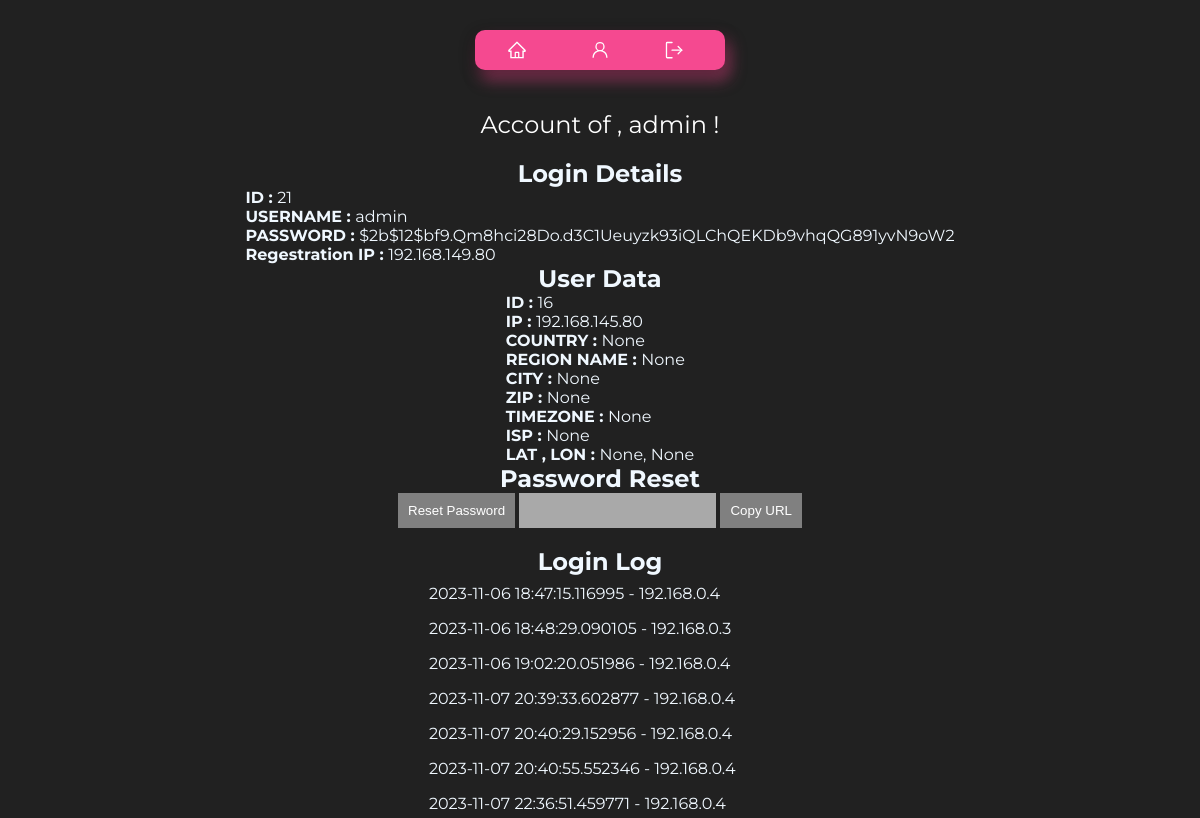
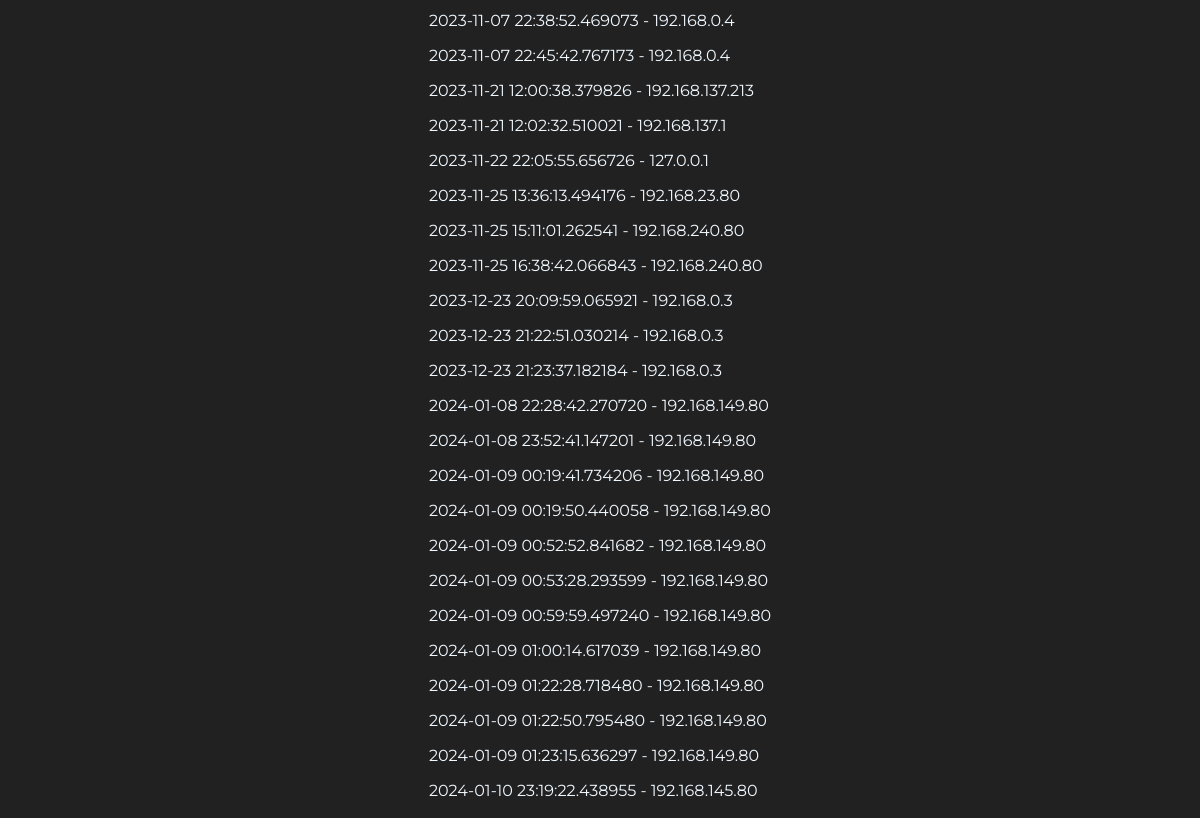
/admin (signed in), run on an earlier commit of the app's database (2 pictures, top to bottom).
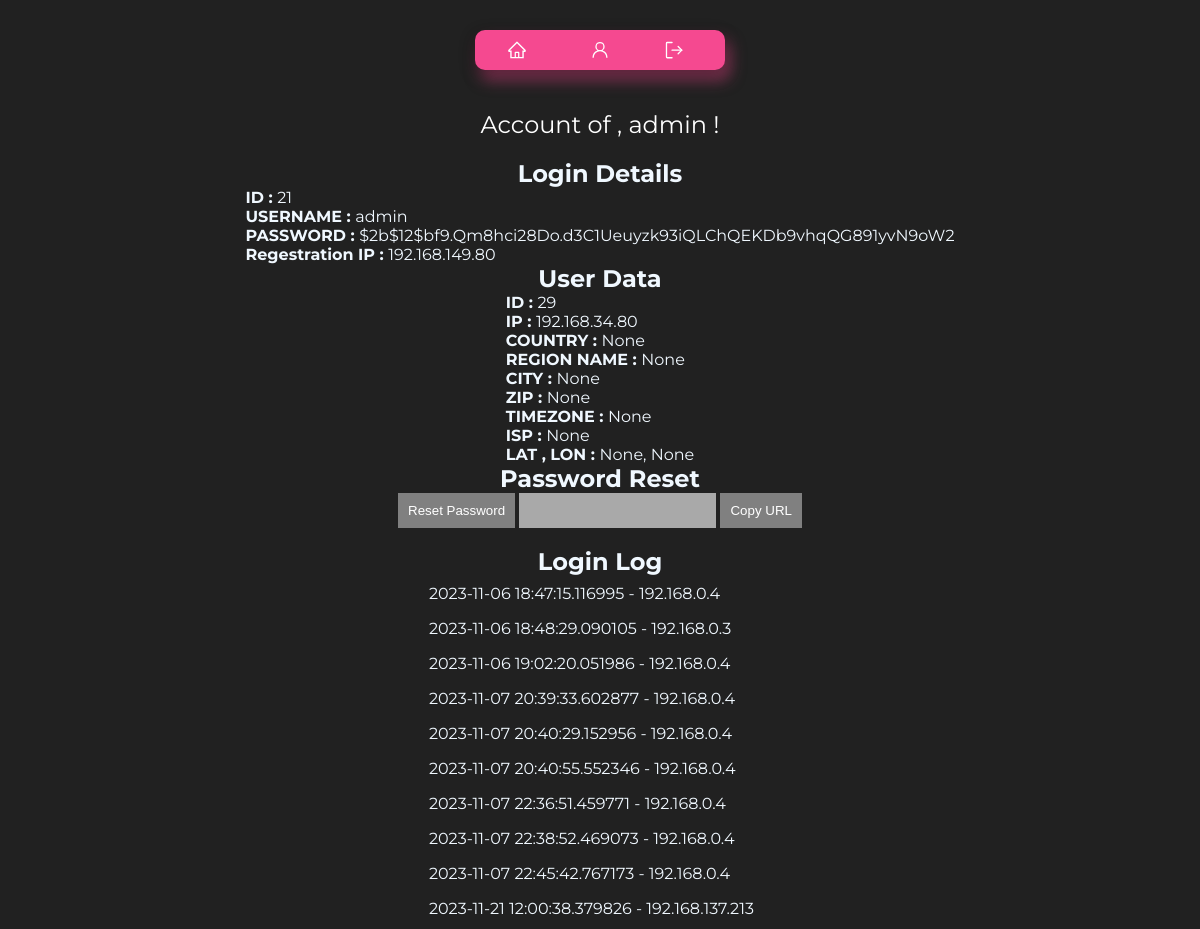
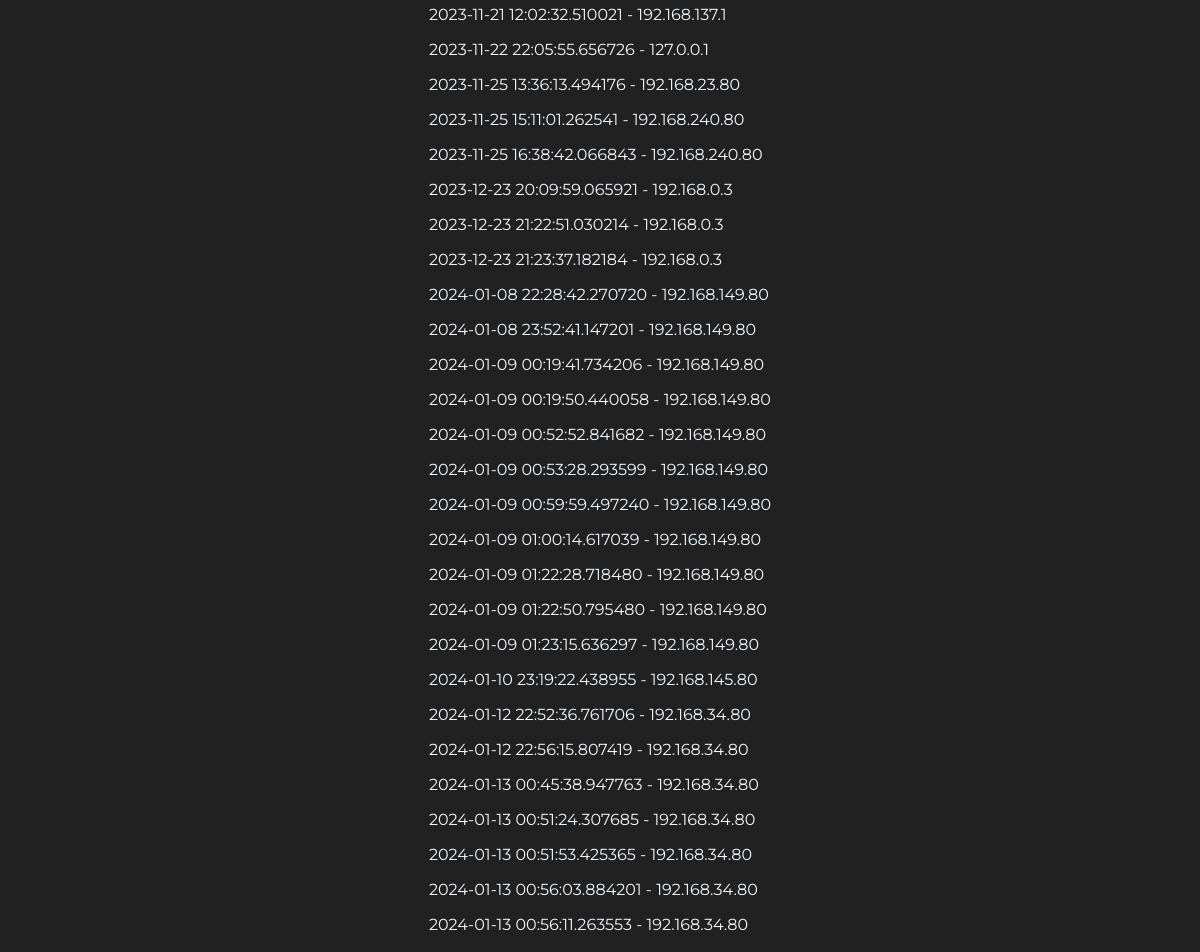
And on a later commit of the database (2 pictures, top to bottom).
### tables this page shows
CREATE TABLE users (
        id INTEGER PRIMARY KEY,
        username TEXT UNIQUE,
        password TEXT,
        ip TEXT
    );

CREATE TABLE userData (
        id INTEGER PRIMARY KEY,
        username TEXT,
        ip TEXT,
        country TEXT,
        regionname TEXT,
        city TEXT,
        zip TEXT, 
        lat TEXT,
        lon TEXT,
        timezone TEXT,
        isp TEXT
    );

CREATE TABLE loginLog (
        id INTEGER PRIMARY KEY,
        username TEXT,
        ip TEXT,
        timestamp TIMESTAMP DEFAULT CURRENT_TIMESTAMP
    );

### main.py (the view)
@app.route('/<string:username>', methods=['GET'])
def user(username):
    nonce = secrets.token_hex(8)
    if 'username' in session:
        logged_in_username = session['username']
        if logged_in_username == 'admin':
            csp_header['script-src'] = f"'self' 'nonce-{nonce}'"
            username = sanitize_input(username)
            liked_meals = get_liked_Meals_db(username)
            user_data = get_user_data(username)
            user_login_info = get_user(username)
            login_log = get_login_log(username)
            meal = [meal[2] for meal in liked_meals]
            return render_template('admin/user_details.html',
                       username=username,
                       loginDetails=user_login_info,
                       liked_meal_ids=meal,  # Pass the likedMeals data
                       loginLog=login_log,
                       userData=user_data,
                       nonce=nonce)
        return redirect(url_for('account'))  # HTTP 403 Forbidden for non-admin users
    else:
        return redirect(url_for('login'))

### main.py (called while the page is built)
@app.after_request
def set_csp_header(response):
    csp_value = '; '.join([f"{key} {value}" for key, value in csp_header.items()])
    response.headers['Content-Security-Policy'] = csp_value
    return response

@app.after_request
def add_security_headers(response):
    response.headers['X-Frame-Options'] = 'SAMEORIGIN'
    return response

@app.after_request
def add_hsts_header(response):
    response.headers['Strict-Transport-Security'] = 'max-age=31536000; includeSubDomains; preload'
    return response

@app.after_request
def add_content_type_header(response):
    response.headers['X-Content-Type-Options'] = 'nosniff'
    return response

### scripts/check_input.py (called while the page is built)
def sanitize_input(input_string):
    sanitized_input = input_string.strip()
    sanitized_input = re.sub(r'[(;\'"\\)]', '', sanitized_input)
    return sanitized_input

### scripts/db.py (called while the page is built)
def connect():
    conn = sqlite3.connect('database/testdb.db')
    cursor = conn.cursor()
    return conn, cursor

def get_user(username):
    conn, cursor = connect()
    cursor.execute('SELECT * FROM users WHERE username = ?', (username,))
    user_data = cursor.fetchone()
    conn.close()
    if user_data:
        user_dict = {
            'id': user_data[0],
            'username': user_data[1],
            'password': user_data[2],
            'ip': user_data[3]
        }
        return user_dict
    else:
        return None

def get_liked_Meals_db(username):
    conn, cursor = connect()
    cursor.execute('SELECT * FROM likedMeals WHERE username = ?', (username,))
    user_liked_meals = cursor.fetchall()
    conn.commit()
    conn.close()
    return user_liked_meals

def get_user_data(username):
    conn, cursor = connect()
    cursor.execute('''
        SELECT * FROM userData
        WHERE username = ?
        AND id = (SELECT MAX(id) FROM userData WHERE username = ?)
    ''', (username, username))
    user_data = cursor.fetchone()
    conn.close()
    if user_data:
        user_data_dict = {
            'id': user_data[0],
            'username': user_data[1],
            'ip': user_data[2],
            'country': user_data[3],
            'regionname': user_data[4],
            'city': user_data[5],
            'zip': user_data[6],
            'lat': user_data[7],
            'lon': user_data[8],
            'timezone': user_data[9],
            'isp': user_data[10]
        }
        return user_data_dict
    else:
        return None

### templates/admin/user_details.html (shortened to what this page needs)
<!DOCTYPE html>
<html lang="en">
<head>
  <link rel="stylesheet" type="text/css" href="{{ url_for('static', filename='css/account.css') }}">
  <link rel="stylesheet" type="text/css" href="{{ url_for('static', filename='css/template.css') }}" />
  <link rel="stylesheet" type="text/css" href="{{ url_for('static', filename='css/header.css') }}" />
</head>
<body>
  <header>
    <div class="button-container">
      <a class="button" href="/">
      </a>
      <a class="button" href="/admin/dashboard">
      </a>
      <a class="button" href="/logout">
      </a>
    </div>
  </header>
  <div class="user-data">
    <span>Account of , {{ username }} !</span>
  </div>
  <h2>Login Details</h2>
  <div>
    <p><b>ID : </b>{{ loginDetails.id }} <br></p>
    <p><b>USERNAME : </b>{{ loginDetails.username }} <br></p>
    <p><b>PASSWORD : </b>{{ loginDetails.password }} <br></p>
    <p><b>Regestration IP : </b>{{ loginDetails.ip }} <br></p>
  </div>
  <h2>User Data</h2>
  <div>
    <p><b>ID : </b>{{ userData.id }}<br></p>
    <p><b>IP : </b>{{ userData.ip }}<br></p>
    <p><b>COUNTRY : </b>{{ userData.country }}<br></p>
    <p><b>REGION NAME : </b>{{ userData.regionname }}<br></p>
    <p><b>CITY : </b>{{ userData.city }}<br></p>
    <p><b>ZIP : </b>{{ userData.zip }}<br></p>
    <p><b>TIMEZONE : </b>{{ userData.timezone }}<br></p>
    <p><b>ISP : </b>{{ userData.isp }}<br></p>
    <p><b>LAT , LON : </b> {{ userData.lat }}, {{ userData.lon }}<br></p>
  </div>
  <h2>Password Reset</h2>
  <div>
    <button id="resetButton" nonce="{{ nonce }}"
      style="background: gray; border: none; outline: none; padding: 10px; cursor: pointer; color: white;">Reset
      Password</button>
    <input type="text" id="resetUrlField" value="" readonly
      style="background: darkgray; border: none; outline: none; padding: 10px; color: white;">
    <button id="copyUrlButton" nonce="{{ nonce }}"
      style="background: gray; border: none; outline: none; padding: 10px; cursor: pointer; color: white;">Copy
      URL</button>
  </div>
  <br>
  <h2>Login Log</h2>
  <ul>
    {% for log in loginLog %}
    <ul style="padding: 8px;">{{ log.timestamp }} - {{ log.ip }}</ul>
    {% endfor %}
  </ul>
</body>
</html>

### static/css/account.css (style rules this page uses)
header { display: flex; justify-content: space-evenly; flex-direction: row; }
.user-data { padding: 20px; display: flex; justify-content: center; align-items: center; }
.user-data span { font-size: 24px; }
h1, span { color: white; }

### static/css/template.css (style rules this page uses)
* { padding: 0; margin: 0; box-sizing: border-box; }
body { padding: 10px; display: flex; flex-direction: column; justify-content: center; align-items: center; background-color: #212121; color: aliceblue; font-family: Montserrat, serif; }

### static/css/header.css (style rules this page uses)
header { padding: 20px; display: flex; justify-content: center; align-items: center; }
.button-container { display: flex; background-color: rgba(245, 73, 144); width: 250px; height: 40px; align-items: center; justify-content: space-around; border-radius: 10px; box-shadow: rgba(0, 0, 0, 0.35) 0px 5px 15px, rgba(245, 73, 144, 0.5) 5px 10px 15px; }
.button { outline: 0 !important; border: 0 !important; width: 40px; height: 40px; border-radius: 50%; background-color: transparent; display: flex; align-items: center; justify-content: center; color: #fff; transition: all ease-in-out 0.3s; cursor: pointer; }
.icon { font-size: 20px; }

What changed in the data, as far as the page shows it:
no longer on this page (row unchanged): userData: id "16", ip "192.168.145.80"
added userData: id "29", ip "192.168.34.80"
added loginLog: timestamp "2024-01-12 22:52:36.761706", ip "192.168.34.80"
added loginLog: timestamp "2024-01-12 22:56:15.807419", ip "192.168.34.80"
added loginLog: timestamp "2024-01-13 00:45:38.947763", ip "192.168.34.80"
added loginLog: timestamp "2024-01-13 00:51:24.307685", ip "192.168.34.80"
added loginLog: timestamp "2024-01-13 00:51:53.425365", ip "192.168.34.80"
added loginLog: timestamp "2024-01-13 00:56:03.884201", ip "192.168.34.80"
added loginLog: timestamp "2024-01-13 00:56:11.263553", ip "192.168.34.80"
